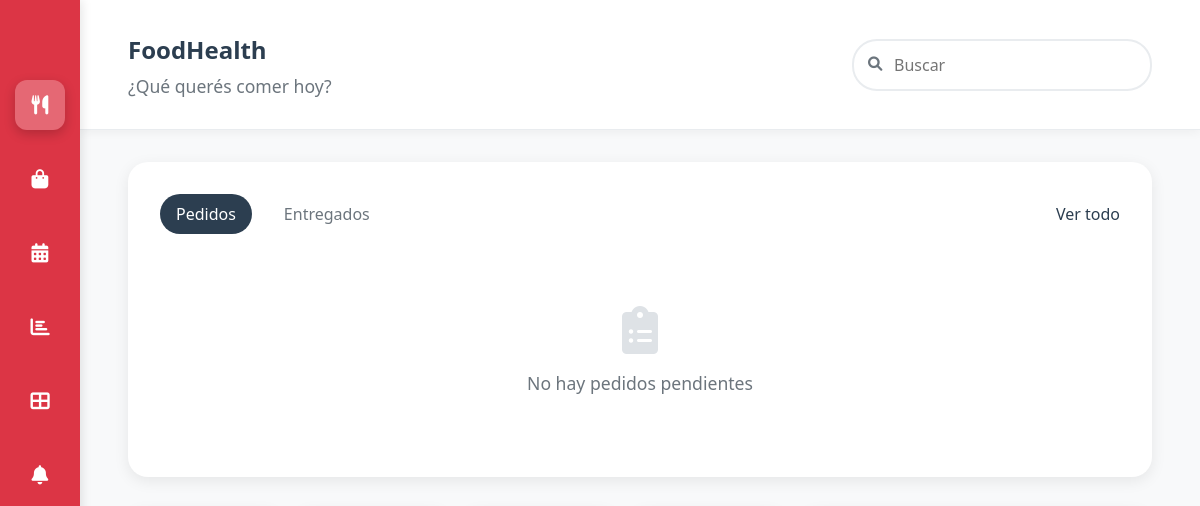
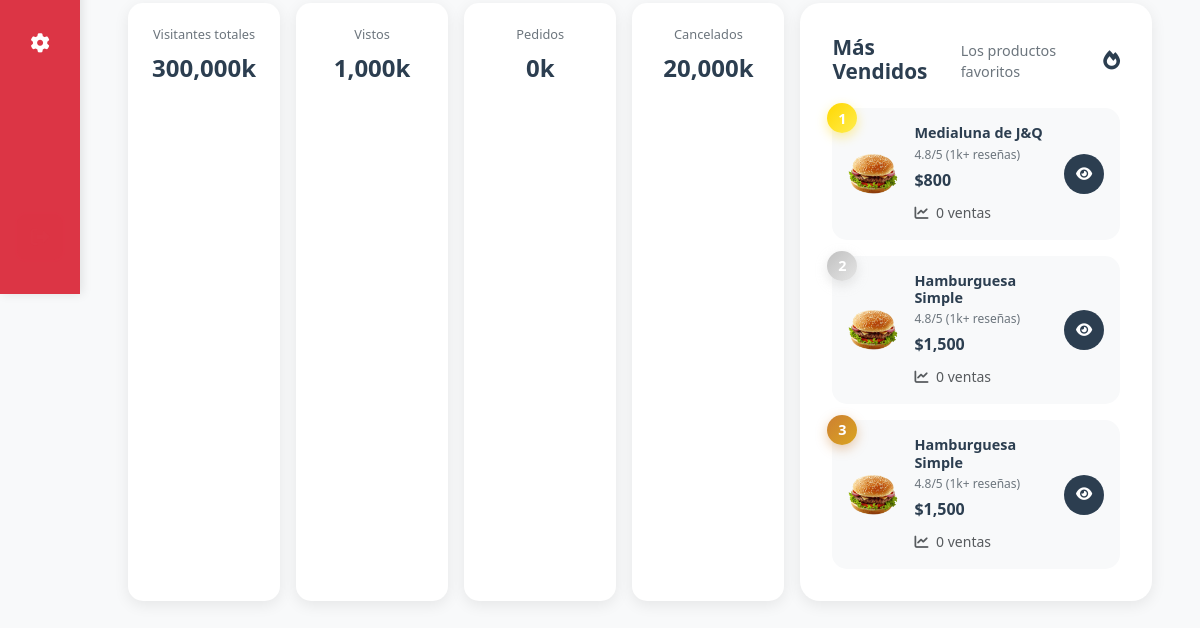
/admin/dashboard.php, run on an earlier commit of the app's database (2 pictures, top to bottom).
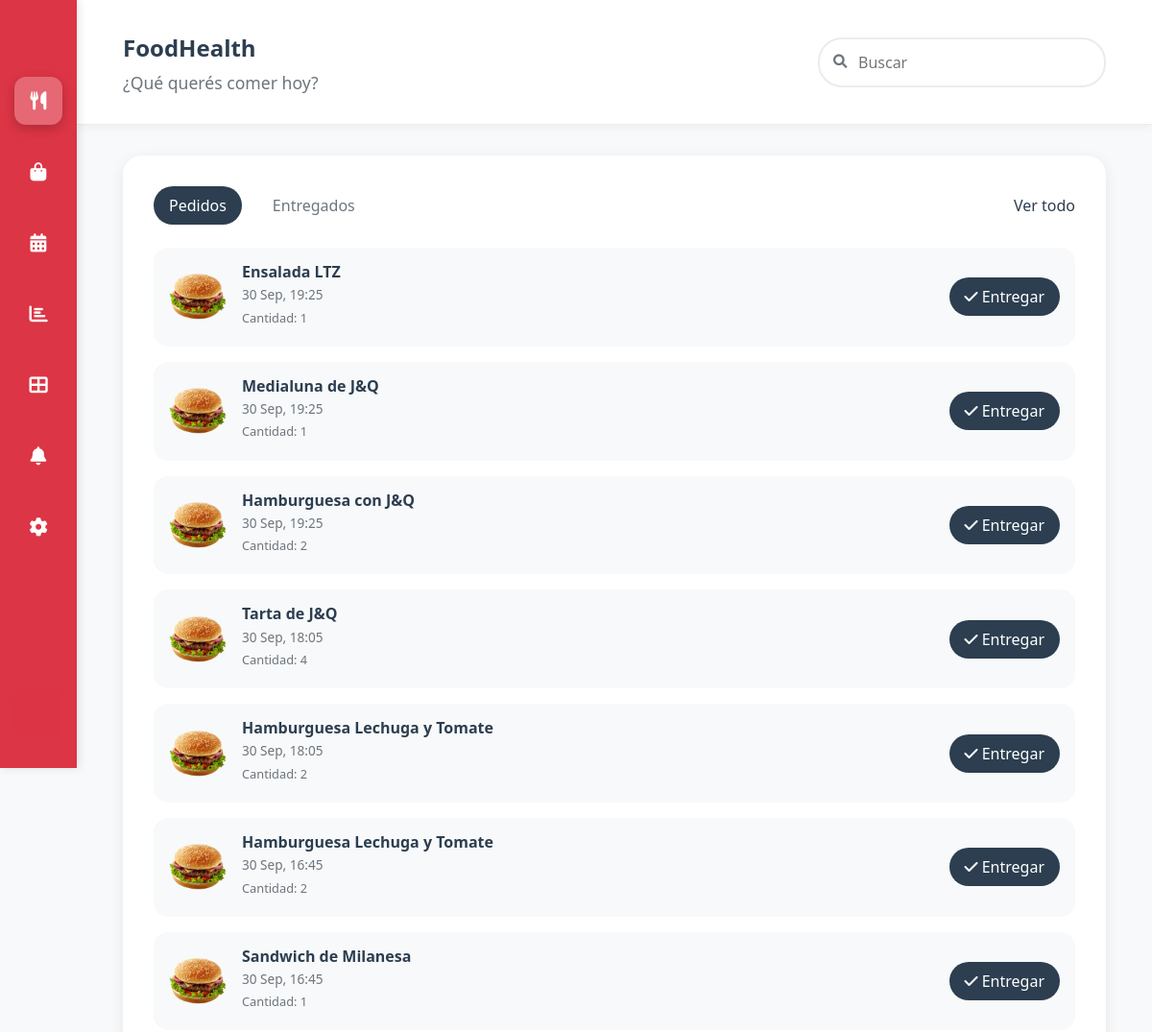
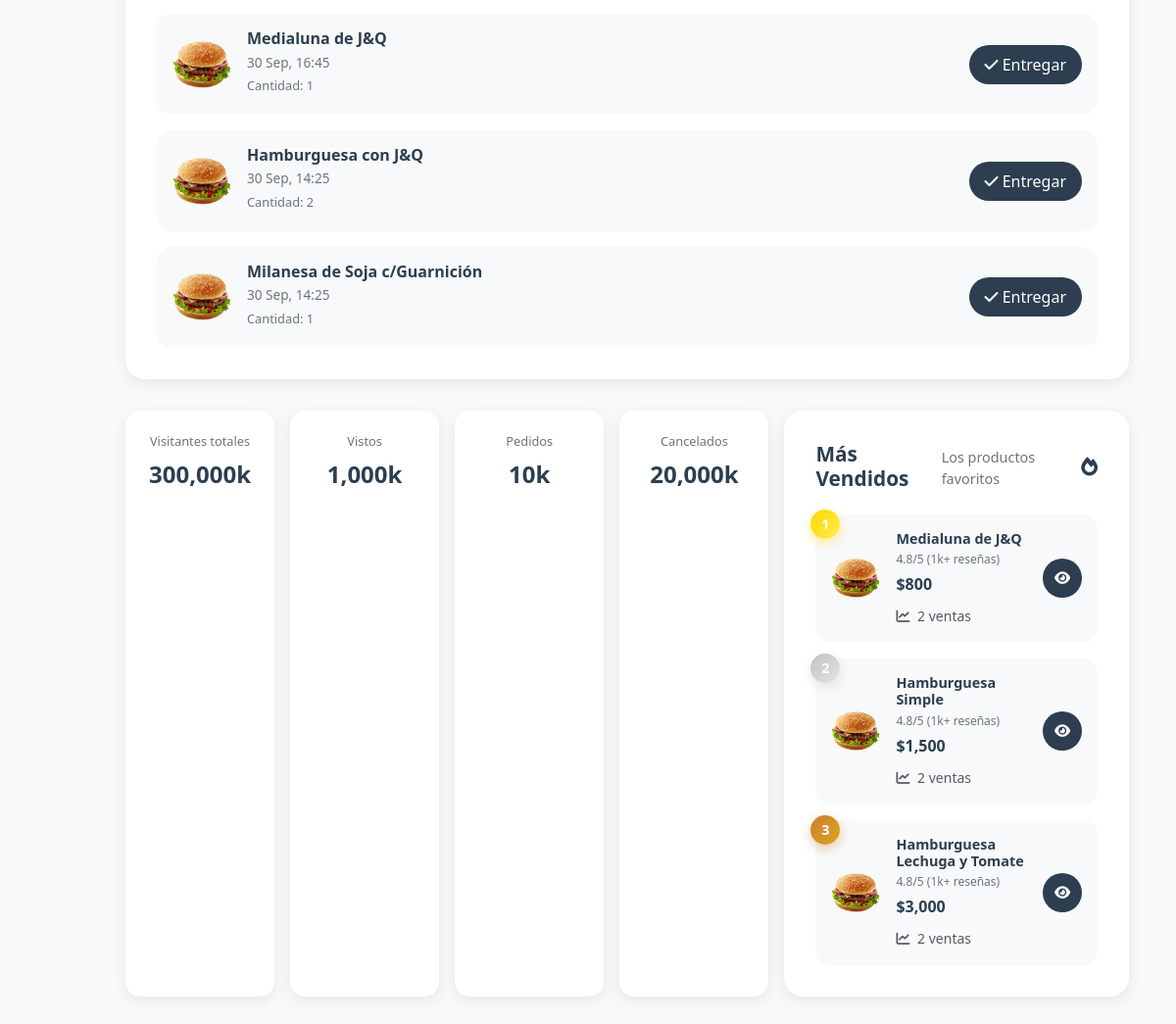
And on a later commit of the database (2 pictures, top to bottom).
### tables this page shows
CREATE TABLE IF NOT EXISTS `productos` (
  `id` int NOT NULL AUTO_INCREMENT,
  `categoria_id` int NOT NULL,
  `nombre` varchar(150) NOT NULL,
  `descripcion` text,
  `precio` decimal(10,2) NOT NULL,
  `vegetariano` tinyint(1) DEFAULT '0',
  `tacc` tinyint(1) DEFAULT '0',
  `imagen` varchar(255) DEFAULT NULL,
  `stock` int DEFAULT '0',
  `creado_en` datetime DEFAULT CURRENT_TIMESTAMP,
  PRIMARY KEY (`id`),
  KEY `categoria_id` (`categoria_id`)
);

CREATE TABLE IF NOT EXISTS `reserva_detalle` (
  `id` int NOT NULL AUTO_INCREMENT,
  `reserva_id` int NOT NULL,
  `producto_id` int NOT NULL,
  `cantidad` int NOT NULL,
  PRIMARY KEY (`id`),
  KEY `reserva_id` (`reserva_id`),
  KEY `producto_id` (`producto_id`)
);

CREATE TABLE IF NOT EXISTS `reservas` (
  `id` int NOT NULL AUTO_INCREMENT,
  `usuario_id` int NOT NULL,
  `fecha` date NOT NULL,
  `hora` time NOT NULL,
  `comentario` text,
  `estado` enum('pendiente','aceptada','rechazada') DEFAULT 'pendiente',
  `creado_en` datetime DEFAULT CURRENT_TIMESTAMP,
  PRIMARY KEY (`id`),
  KEY `usuario_id` (`usuario_id`)
);

### admin/dashboard.php (the view, shortened to what this page needs)
<?php
$conn = getDBConnection();
$stats = [];
$stats['visitantes'] = 300000;
$stats['vistos'] = 1000;
$query_orders = "SELECT COUNT(*) as total FROM reservas";
$result_orders = $conn->query($query_orders);
$stats['pedidos'] = $result_orders->fetch_assoc()['total'];
$stats['cancelados'] = 20000;
$query_productos = "SELECT p.*, c.nombre as categoria_nombre,
                   (SELECT COUNT(*) FROM reserva_detalle rd WHERE rd.producto_id = p.id) as ventas
                   FROM productos p
                   LEFT JOIN categorias c ON p.categoria_id = c.id
                   ORDER BY ventas DESC, p.stock DESC
                   LIMIT 3";
$result_productos = $conn->query($query_productos);
$productos_mas_vendidos = [];
while ($row = $result_productos->fetch_assoc()) {
    $productos_mas_vendidos[] = $row;
}
$query_pendientes = "SELECT r.*, p.nombre as producto_nombre, p.precio, p.imagen, rd.cantidad
                    FROM reservas r
                    LEFT JOIN reserva_detalle rd ON r.id = rd.reserva_id
                    LEFT JOIN productos p ON rd.producto_id = p.id
                    WHERE r.estado = 'pendiente'
                    ORDER BY r.creado_en DESC LIMIT 10";
$result_pendientes = $conn->query($query_pendientes);
$pedidos_pendientes = [];
while ($row = $result_pendientes->fetch_assoc()) {
    $pedidos_pendientes[] = $row;
}
?>
<!DOCTYPE html>
<html lang="es">
<head>
    <link href="https://cdn.jsdelivr.net/npm/bootstrap@5.3.0/dist/css/bootstrap.min.css" rel="stylesheet">
    <link href="https://cdnjs.cloudflare.com/ajax/libs/font-awesome/6.0.0/css/all.min.css" rel="stylesheet">
    <link href="../css/dashboard.css" rel="stylesheet">
</head>
<body>
    <div class="dashboard-container">
        <div class="sidebar">
            <nav class="sidebar-nav">
                <a href="dashboard.php" class="nav-item active" title="Dashboard">
                    <i class="fas fa-utensils"></i>
                </a>
                <a href="../carrito.php" class="nav-item" title="Carrito">
                    <i class="fas fa-shopping-bag"></i>
                </a>
                <a href="#" class="nav-item" title="Reservas">
                    <i class="fas fa-calendar-alt"></i>
                </a>
                <a href="#" class="nav-item" title="Estadísticas">
                    <i class="fas fa-chart-bar"></i>
                </a>
                <a href="../productos.php" class="nav-item" title="Productos">
                    <i class="fas fa-th-large"></i>
                </a>
                <a href="#" class="nav-item" title="Notificaciones">
                    <i class="fas fa-bell"></i>
                </a>
                <a href="#" class="nav-item" title="Configuración">
                    <i class="fas fa-cog"></i>
                </a>
                <a href="logout.php" class="nav-item logout-btn" title="Cerrar Sesión">
                    <i class="fas fa-sign-out-alt"></i>
                </a>
            </nav>
        </div>
        <div class="main-content">
            <header class="header">
                <div class="header-left">
                    <div class="logo-text">
                        <span class="logo-food">Food</span><span class="logo-health">Health</span>
                    </div>
                    <h2 class="greeting">¿Qué querés comer hoy?</h2>
                </div>
                <div class="header-right">
                    <div class="search-container">
                        <input type="text" placeholder="Buscar" class="search-input">
                        <i class="fas fa-search search-icon"></i>
                    </div>
                </div>
            </header>
            <div class="content-area">
                <div class="left-content">
                    <div class="order-history-section">
                        <div class="section-header">
                            <div class="tabs">
                                <button class="tab active" data-tab="pendientes">Pedidos</button>
                                <button class="tab" data-tab="entregados">Entregados</button>
                            </div>
                            <a href="#" class="see-all">Ver todo</a>
                        </div>
                        <div class="order-list" id="pendientes-tab">
                            <?php if (empty($pedidos_pendientes)): ?>
                                <div class="empty-orders">
                                    <i class="fas fa-clipboard-list"></i>
                                    <p>No hay pedidos pendientes</p>
                                </div>
                            <?php else: ?>
                                <?php foreach ($pedidos_pendientes as $pedido): ?>
                                <div class="order-item" data-order-id="<?php echo $pedido['id']; ?>">
                                    <div class="order-image">
                                        <img src="../img/<?php echo $pedido['imagen'] ?: 'hamburguesa.png'; ?>" alt="<?php echo htmlspecialchars($pedido['producto_nombre']); ?>">
                                    </div>
                                    <div class="order-details">
                                        <h4><?php echo htmlspecialchars($pedido['producto_nombre']); ?></h4>
                                        <p class="order-date"><?php echo date('d M, H:i', strtotime($pedido['creado_en'])); ?></p>
                                        <p class="order-quantity">Cantidad: <?php echo $pedido['cantidad'] ?: 1; ?></p>
                                    </div>
                                    <button class="order-again-btn entregar-btn" onclick="marcarEntregado(<?php echo $pedido['id']; ?>)">
                                        <i class="fas fa-check"></i> Entregar
                                    </button>
                                </div>
                                <?php endforeach; ?>
                            <?php endif; ?>
                        </div>
                    </div>
                </div>
                <div class="right-sidebar">
                    <div class="stats-grid">
                        <div class="stat-card">
                            <h4>Visitantes totales</h4>
                            <div class="stat-value"><?php echo number_format($stats['visitantes']); ?>k</div>
                        </div>
                        <div class="stat-card">
                            <h4>Vistos</h4>
                            <div class="stat-value"><?php echo number_format($stats['vistos']); ?>k</div>
                        </div>
                        <div class="stat-card">
                            <h4>Pedidos</h4>
                            <div class="stat-value"><?php echo number_format($stats['pedidos']); ?>k</div>
                        </div>
                        <div class="stat-card">
                            <h4>Cancelados</h4>
                            <div class="stat-value"><?php echo number_format($stats['cancelados']); ?>k</div>
                        </div>
                    </div>
                    <div class="cart-section">
                        <div class="cart-header">
                            <h3>Más Vendidos</h3>
                            <p>Los productos favoritos</p>
                            <i class="fas fa-fire"></i>
                        </div>
                        <div class="cart-items">
                            <?php foreach ($productos_mas_vendidos as $index => $producto): ?>
                            <div class="cart-item">
                                <div class="producto-ranking">
                                    <span class="ranking-number"><?php echo $index + 1; ?></span>
                                </div>
                                <div class="cart-item-image">
                                    <img src="../img/<?php echo $producto['imagen'] ?: 'hamburguesa.png'; ?>" alt="<?php echo htmlspecialchars($producto['nombre']); ?>">
                                </div>
                                <div class="cart-item-details">
                                    <h5><?php echo htmlspecialchars($producto['nombre']); ?></h5>
                                    <div class="rating">
                                        <span>4.8/5 (1k+ reseñas)</span>
                                    </div>
                                    <div class="price">$<?php echo number_format($producto['precio']); ?></div>
                                    <div class="ventas-info">
                                        <small class="text-muted">
                                            <i class="fas fa-chart-line me-1"></i>
                                            <?php echo $producto['ventas']; ?> ventas
                                        </small>
                                    </div>
                                </div>
                                <div class="producto-actions">
                                    <button class="btn-ver-producto" onclick="verProducto(<?php echo $producto['id']; ?>)">
                                        <i class="fas fa-eye"></i>
                                    </button>
                                </div>
                            </div>
                            <?php endforeach; ?>
                        </div>
                    </div>
                </div>
            </div>
        </div>
    </div>
</body>
</html>

What changed in the data, as far as the page shows it:
added reserva_detalle: producto.nombre "Ensalada LTZ", reserva.creado_en "30 Sep, 19:25", cantidad "1"
added reserva_detalle: producto.nombre "Medialuna de J&Q", reserva.creado_en "30 Sep, 19:25", cantidad "1"
added reserva_detalle: producto.nombre "Hamburguesa con J&Q", reserva.creado_en "30 Sep, 19:25", cantidad "2"
added reserva_detalle: producto.nombre "Tarta de J&Q", reserva.creado_en "30 Sep, 18:05", cantidad "4"
added reserva_detalle: producto.nombre "Hamburguesa Lechuga y Tomate", reserva.creado_en "30 Sep, 18:05", cantidad "2"
added reserva_detalle: producto.nombre "Hamburguesa Lechuga y Tomate", reserva.creado_en "30 Sep, 16:45", cantidad "2"
added reserva_detalle: producto.nombre "Sandwich de Milanesa", reserva.creado_en "30 Sep, 16:45", cantidad "1"
added reserva_detalle: producto.nombre "Medialuna de J&Q", reserva.creado_en "30 Sep, 16:45", cantidad "1"
added reserva_detalle: producto.nombre "Hamburguesa con J&Q", reserva.creado_en "30 Sep, 14:25", cantidad "2"
added reserva_detalle: producto.nombre "Milanesa de Soja c/Guarnición", reserva.creado_en "30 Sep, 14:25", cantidad "1"
computed for productos "Medialuna de J&Q": ventas "0" → "2"
changed productos "Hamburguesa Simple": ventas "0" → "2"
changed productos: nombre "Hamburguesa Simple" → "Hamburguesa Lechuga y Tomate"; precio "1,500" → "3,000"; ventas "0" → "2"
Also different on the page:
$stats['pedidos']: "0" → "10"
text no longer shown: "No hay pedidos pendientes"
